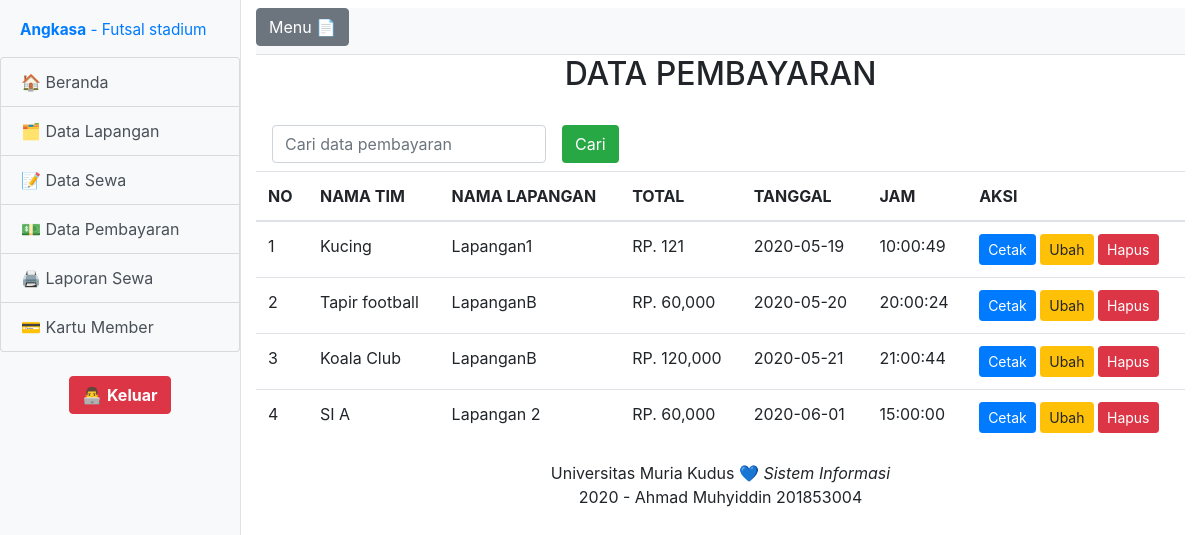
Screenshot of /index.php?halaman=pembayaran_tampil (signed in) with the database file from the repository.
### tables this page shows
CREATE TABLE `tb_sewa` (
  `id_sewa` int(11) NOT NULL,
  `nama_tim` varchar(15) NOT NULL,
  `tanggal_sewa` date NOT NULL,
  `jam_sewa` time NOT NULL,
  `durasi_sewa` int(1) NOT NULL,
  `lapangan` varchar(15) NOT NULL,
  `harga_sewa` int(10) NOT NULL,
  `total_sewa` int(11) NOT NULL
);

### functions.php (called while the page is built, shortened)
<?php
$konek = mysqli_connect("localhost","root","","db_lapangan");
function query($query) {
  global $konek;
  $result = mysqli_query($konek, $query);
  $rows = [];
  while($row = mysqli_fetch_assoc($result)) {
    $rows[] = $row;
  }
  return $rows;
}
?>

### pembayaran/pembayaran_tampil.php (the view, shortened to what this page needs)
<?php
require 'functions.php';
$pembayaran = query("SELECT * FROM tb_sewa");
?>
<center>
<h2>DATA PEMBAYARAN</h2>
</center>
<br>
<form class="form-inline my-2 my-lg-0 row-reverse" method="post">
  <div class="form-group mx-sm-3 mb-2" >
    <input type="text" class="form-control" id="cari" name="txtKeyword" placeholder="Cari data pembayaran" autofocus autocomplete="off">
  </div>
  <button type="submit" name="btnCARI" class="btn bg-success text-white mb-2">Cari</button>
</form>
<table class="table table-hover">
  <thead>
    <tr>
    <th>NO</th>
    <th>NAMA TIM</th>
    <th>NAMA LAPANGAN</th>
    <th>TOTAL</th>
    <th>TANGGAL</th>
    <th>JAM</th>
    <th>AKSI</th>
    </tr>
  </thead>
<tbody>
  <tr>
  <?php $i = 1; ?>
  <?php foreach( $pembayaran as $row) : ?>
    <td><?= $i; ?></td>
    <td><?=$row['nama_tim'];?></td>
    <td><?=$row['lapangan'];?></td>
    <td>RP. <?='number_format'($row['total_sewa']);?></td>
    <td><?=$row['tanggal_sewa'];?></td>
    <td><?=$row['jam_sewa'];?></td>
    <td>
    <a href="?halaman=pembayaran_cetak&id_sewa=<?=$row['id_sewa'];?>" class="btn btn-primary btn-sm">Cetak</a>
    <a href="?halaman=pembayaran_ubah&id_sewa=<?=$row['id_sewa'];?>" class="btn btn-warning btn-sm">Ubah</a>
    <a href="?halaman=pembayaran_hapus&id_sewa=<?=$row['id_sewa'];?>" onclick="return confirm('Apakah anda yakin hapus data ini ?')" class="btn btn-danger btn-sm">Hapus</a>
    </td>
  </tr>
  <?php $i++; ?>
  <?php endforeach; ?>
</tbody>
</table>

### css/simple-sidebar.css (style rules this page uses)
body { overflow-x: hidden; }

### rows the page displays
tb_sewa: nama_tim "Kucing", lapangan "Lapangan1", total_sewa "121", tanggal_sewa "2020-05-19", jam_sewa "10:00:49"
tb_sewa: nama_tim "Tapir football", lapangan "LapanganB", total_sewa "60,000", tanggal_sewa "2020-05-20", jam_sewa "20:00:24"
tb_sewa: nama_tim "Koala Club", lapangan "LapanganB", total_sewa "120,000", tanggal_sewa "2020-05-21", jam_sewa "21:00:44"
tb_sewa: nama_tim "SI A", lapangan "Lapangan 2", total_sewa "60,000", tanggal_sewa "2020-06-01", jam_sewa "15:00:00"
